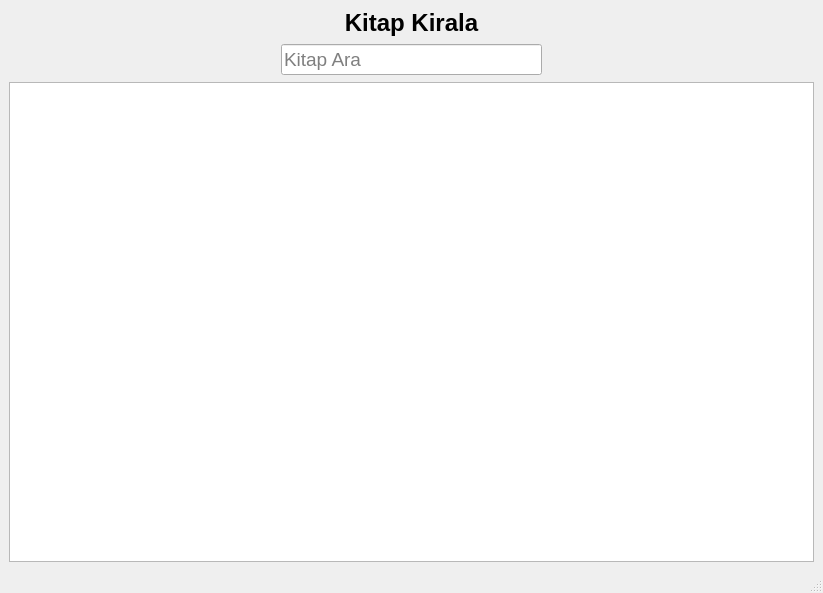
<?xml version="1.0" encoding="UTF-8"?>
<ui version="4.0">
 <class>MainWindow</class>
 <widget class="QMainWindow" name="MainWindow">
  <property name="geometry">
   <rect>
    <x>0</x>
    <y>0</y>
    <width>823</width>
    <height>593</height>
   </rect>
  </property>
  <property name="windowTitle">
   <string>MainWindow</string>
  </property>
  <property name="windowIcon">
   <iconset resource="rent_book.qrc">
    <normaloff>:/img/img/books.ico</normaloff>:/img/img/books.ico</iconset>
  </property>
  <widget class="QWidget" name="centralwidget">
   <layout class="QGridLayout" name="gridLayout">
    <item row="0" column="0">
     <spacer name="horizontalSpacer_4">
      <property name="orientation">
       <enum>Qt::Horizontal</enum>
      </property>
      <property name="sizeHint" stdset="0">
       <size>
        <width>255</width>
        <height>20</height>
       </size>
      </property>
     </spacer>
    </item>
    <item row="0" column="1" colspan="3">
     <layout class="QHBoxLayout" name="horizontalLayout_2">
      <item>
       <widget class="QLabel" name="label">
        <property name="font">
         <font>
          <pointsize>18</pointsize>
          <weight>75</weight>
          <bold>true</bold>
         </font>
        </property>
        <property name="text">
         <string>Kitap Kirala</string>
        </property>
        <property name="alignment">
         <set>Qt::AlignCenter</set>
        </property>
       </widget>
      </item>
     </layout>
    </item>
    <item row="0" column="4">
     <spacer name="horizontalSpacer_3">
      <property name="orientation">
       <enum>Qt::Horizontal</enum>
      </property>
      <property name="sizeHint" stdset="0">
       <size>
        <width>255</width>
        <height>20</height>
       </size>
      </property>
     </spacer>
    </item>
    <item row="1" column="0" colspan="2">
     <spacer name="horizontalSpacer_2">
      <property name="orientation">
       <enum>Qt::Horizontal</enum>
      </property>
      <property name="sizeHint" stdset="0">
       <size>
        <width>262</width>
        <height>20</height>
       </size>
      </property>
     </spacer>
    </item>
    <item row="1" column="2">
     <layout class="QHBoxLayout" name="horizontalLayout">
      <item>
       <widget class="QLineEdit" name="lineEdit">
        <property name="font">
         <font>
          <pointsize>14</pointsize>
         </font>
        </property>
        <property name="placeholderText">
         <string>Kitap Ara</string>
        </property>
       </widget>
      </item>
     </layout>
    </item>
    <item row="2" column="0" colspan="5">
     <widget class="QTableWidget" name="tableWidget"/>
    </item>
    <item row="1" column="3" colspan="2">
     <spacer name="horizontalSpacer">
      <property name="orientation">
       <enum>Qt::Horizontal</enum>
      </property>
      <property name="sizeHint" stdset="0">
       <size>
        <width>262</width>
        <height>33</height>
       </size>
      </property>
     </spacer>
    </item>
   </layout>
  </widget>
  <widget class="QStatusBar" name="statusbar"/>
 </widget>
 <resources>
  <include location="rent_book.qrc"/>
 </resources>
 <connections/>
</ui>
